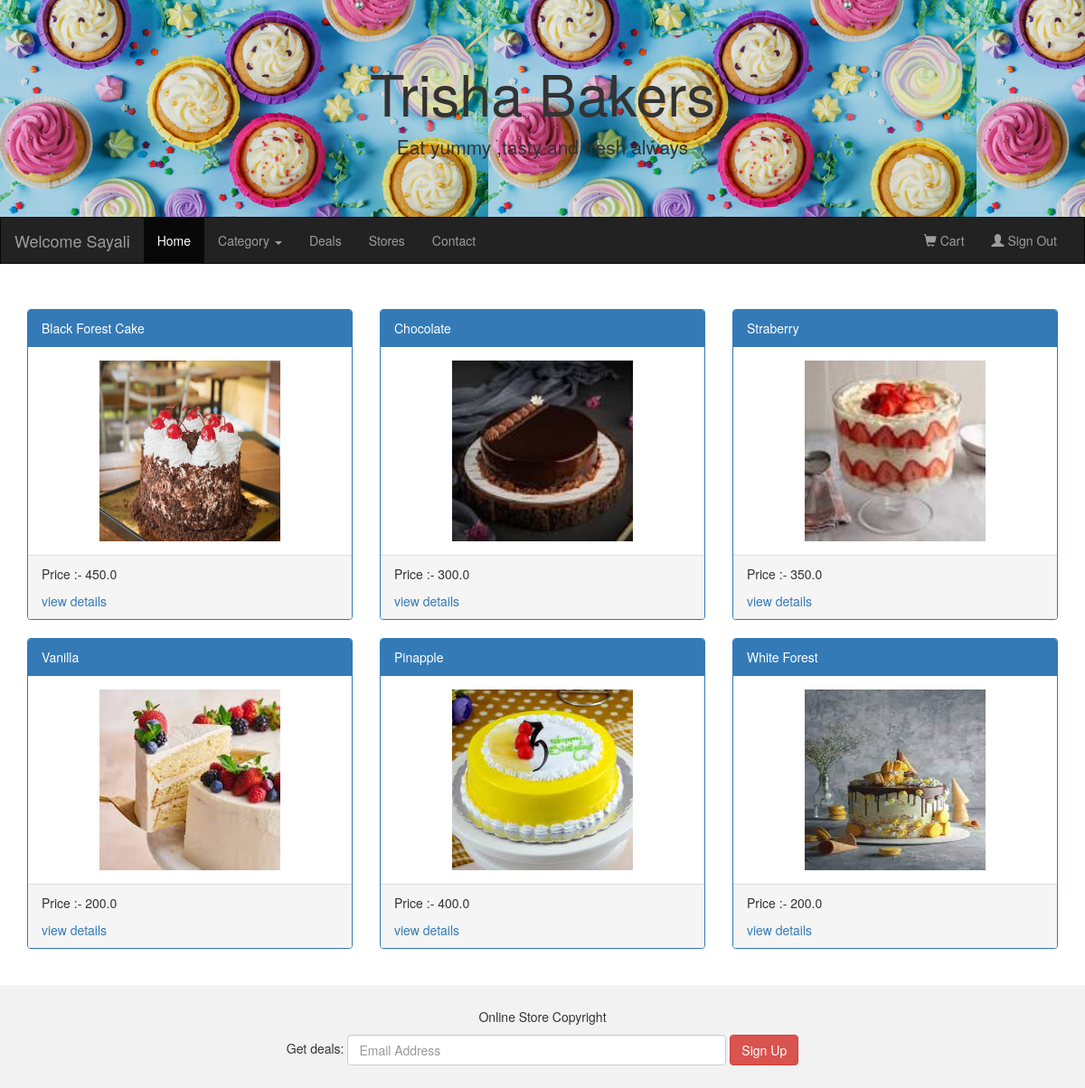
The app's page / (signed in) with its own data.
### AdminApp/models.py (models this page shows)
class Product(models.Model):
    pname = models.CharField(max_length=20)
    price = models.FloatField(default=200)
    description = models.CharField(max_length=50)
    size = models.FloatField(default=1)
    quantity = models.IntegerField()
    image = models.ImageField(default='abc.jpg', upload_to='Images')
    cat = models.ForeignKey(to='Category', on_delete=models.CASCADE)
    class Meta:
        db_table = "Product"

### UserApp/views.py (the view)
# urls.py: path('',views.homepage),
def homepage(request):
    cats = Category.objects.all()
    cakes = Product.objects.all()
    return render(request, 'homepage.html', {"cats": cats, "cakes": cakes})

### UserApp/templates/homepage.html (shortened to what this page needs)
{%load static%}
<!DOCTYPE html>
<html lang="en">
<head>
    <link rel="stylesheet" href="https://maxcdn.bootstrapcdn.com/bootstrap/3.4.1/css/bootstrap.min.css">
</head>
<body>
    <div class="jumbotron">
        <div class="container text-center">
            <h1>Trisha Bakers</h1>
            <p>Eat yummy ,tasty and fresh always</p>
        </div>
    </div>
    <nav class="navbar navbar-inverse">
        <div class="container-fluid">
            <div class="navbar-header">
                {%if "uname" in request.session%}
      <a class="navbar-brand" href="#">Welcome {{request.session.uname}}</a>
      {%else%}
      <a class="navbar-brand" href="#">Cake Shop</a>
      {%endif%}
            </div>
            <div class="collapse navbar-collapse" id="myNavbar">
                <ul class="nav navbar-nav">
                    <li class="active"><a href="/">Home</a></li>
                    <li class="dropdown">
                        <a class="dropdown-toggle" data-toggle="dropdown" href="#">Category
                            <span class="caret"></span></a>
                    </li>
                    <li><a href="#">Deals</a></li>
                    <li><a href="#">Stores</a></li>
                    <li><a href="#">Contact</a></li>
                </ul>
                <ul class="nav navbar-nav navbar-right">
                    {%if "uname" in request.session%}
        <li><a href="/ShowAllCartItems"><span class="glyphicon glyphicon-shopping-cart"></span> Cart</a></li>
        <li><a href="/signout"><span class="glyphicon glyphicon-user"></span> Sign Out</a></li>
        {%else%}
        <li><a href="/login"><span class="glyphicon glyphicon-user"></span> Login</a></li>
        <li><a href="/signup"><span class="glyphicon glyphicon-user"></span> Sign Up</a></li>
        {%endif%}
        </ul>
            </div>
        </div>
    </nav>
    <div class="container">
    {%block content%}
        <div class="row">
            {% for cake in cakes%}
            <div class="col-sm-4">
                <div class="panel panel-primary">
                    <div class="panel-heading">{{cake.pname}}</div>
                    <div class="panel-body"><center><img src="{{cake.image.url}}" class="img-responsive"
                            style="width:200px;height:200px" alt="Image"></center></div>
                    <div class="panel-footer">
                        <p>Price :- {{cake.price}}</p>
                    <a href="/ViewDetails/{{cake.id}}">view details</a>
                    </div>
                </div>
            </div>
            {%endfor%}
        </div>
    {%endblock content%}
</div><br>
    <footer class="container-fluid text-center">
        <p>Online Store Copyright</p>
        <form class="form-inline">Get deals:
            <input type="email" class="form-control" size="50" placeholder="Email Address">
            <button type="button" class="btn btn-danger">Sign Up</button>
        </form>
    </footer>
</body>
</html>

### records on screen
Product: pname "Black Forest Cake", image (picture), price "450.0"
Product: pname "Chocolate", image (picture), price "300.0"
Product: pname "Straberry", image (picture), price "350.0"
Product: pname "Vanilla", image (picture), price "200.0"
Product: pname "Pinapple", image (picture), price "400.0"
Product: pname "White Forest", image (picture), price "200.0"

### other values on screen
{{ request.session.uname }} "Sayali"
